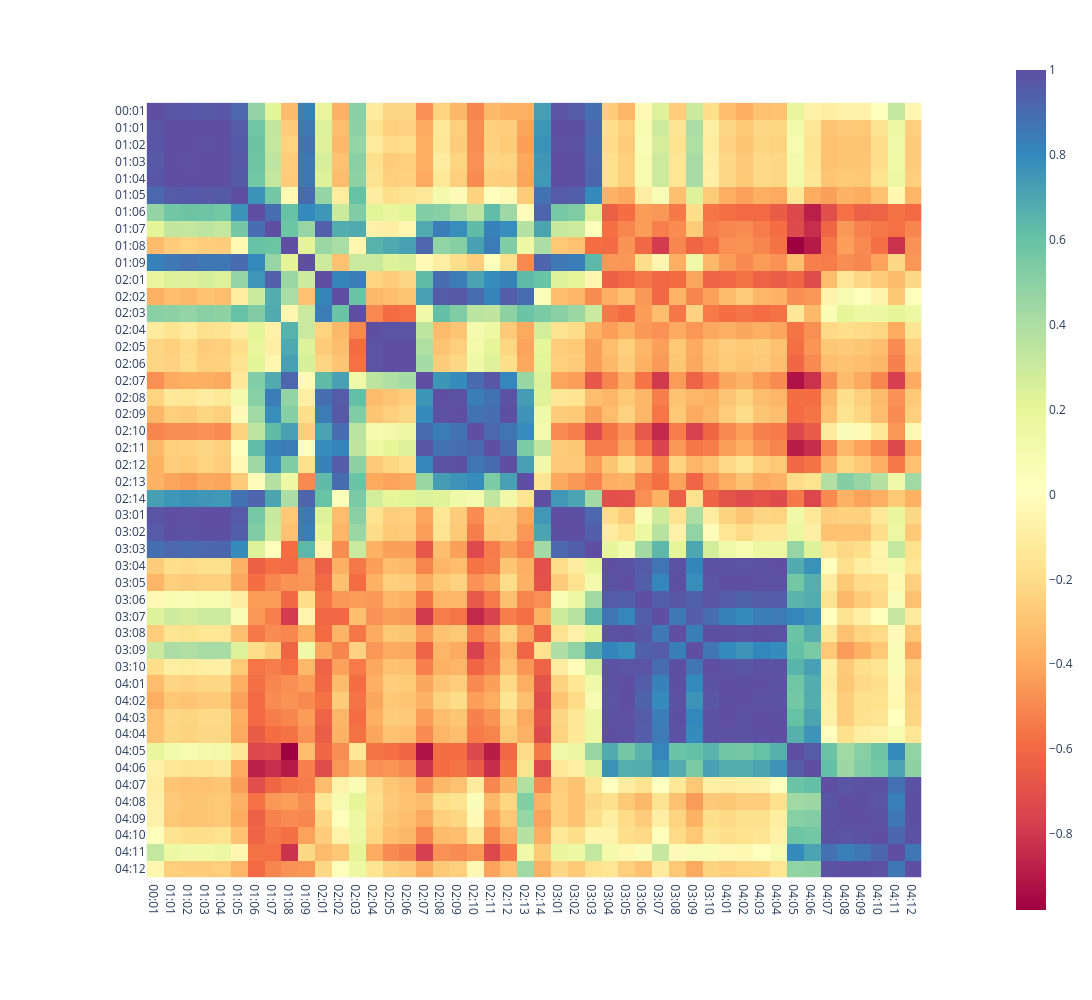

The code cell stored with this chart in its notebook:
### Code cell
px.imshow(X.values, x = labels,y = labels,
        height=1000, width=1200,
        color_continuous_scale=px.colors.diverging.Spectral)

### Figure 1 — Plotly figure (JSON) as saved in the notebook; plotly's stock layout.template omitted (floating-point values rounded to 4 significant figures; data arrays with more than 128 entries replaced by an {"elided": "..."} marker saying what was removed)
{"data": [{"coloraxis": "coloraxis", "hovertemplate": "x: %{x}<br>y: %{y}<br>color: %{z}<extra></extra>", "name": "0", "type": "heatmap", "x": ["00:01", "01:01", "01:02", "01:03", "01:04", "01:05", "01:06", "01:07", "01:08", "01:09", "02:01", "02:02", "02:03", "02:04", "02:05", "02:06", "02:07", "02:08", "02:09", "02:10", "02:11", "02:12", "02:13", "02:14", "03:01", "03:02", "03:03", "03:04", "03:05", "03:06", "03:07", "03:08", "03:09", "03:10", "04:01", "04:02", "04:03", "04:04", "04:05", "04:06", "04:07", "04:08", "04:09", "04:10", "04:11", "04:12"], "xaxis": "x", "y": ["00:01", "01:01", "01:02", "01:03", "01:04", "01:05", "01:06", "01:07", "01:08", "01:09", "02:01", "02:02", "02:03", "02:04", "02:05", "02:06", "02:07", "02:08", "02:09", "02:10", "02:11", "02:12", "02:13", "02:14", "03:01", "03:02", "03:03", "03:04", "03:05", "03:06", "03:07", "03:08", "03:09", "03:10", "04:01", "04:02", "04:03", "04:04", "04:05", "04:06", "04:07", "04:08", "04:09", "04:10", "04:11", "04:12"], "yaxis": "y", "z": {"elided": "46x46 float values"}}], "layout": {"coloraxis": {"colorscale": [[0, "rgb(158,1,66)"], [0.1, "rgb(213,62,79)"], [0.2, "rgb(244,109,67)"], [0.3, "rgb(253,174,97)"], [0.4, "rgb(254,224,139)"], [0.5, "rgb(255,255,191)"], [0.6, "rgb(230,245,152)"], [0.7, "rgb(171,221,164)"], [0.8, "rgb(102,194,165)"], [0.9, "rgb(50,136,189)"], [1, "rgb(94,79,162)"]]}, "height": 1000, "margin": {"t": 60}, "width": 1200, "xaxis": {"anchor": "y", "autorange": true, "constrain": "domain", "domain": [0.07341, 0.9266], "range": [-0.5, 45.5], "scaleanchor": "y", "type": "category"}, "yaxis": {"anchor": "x", "autorange": true, "constrain": "domain", "domain": [0, 1], "range": [45.5, -0.5], "type": "category"}}}
